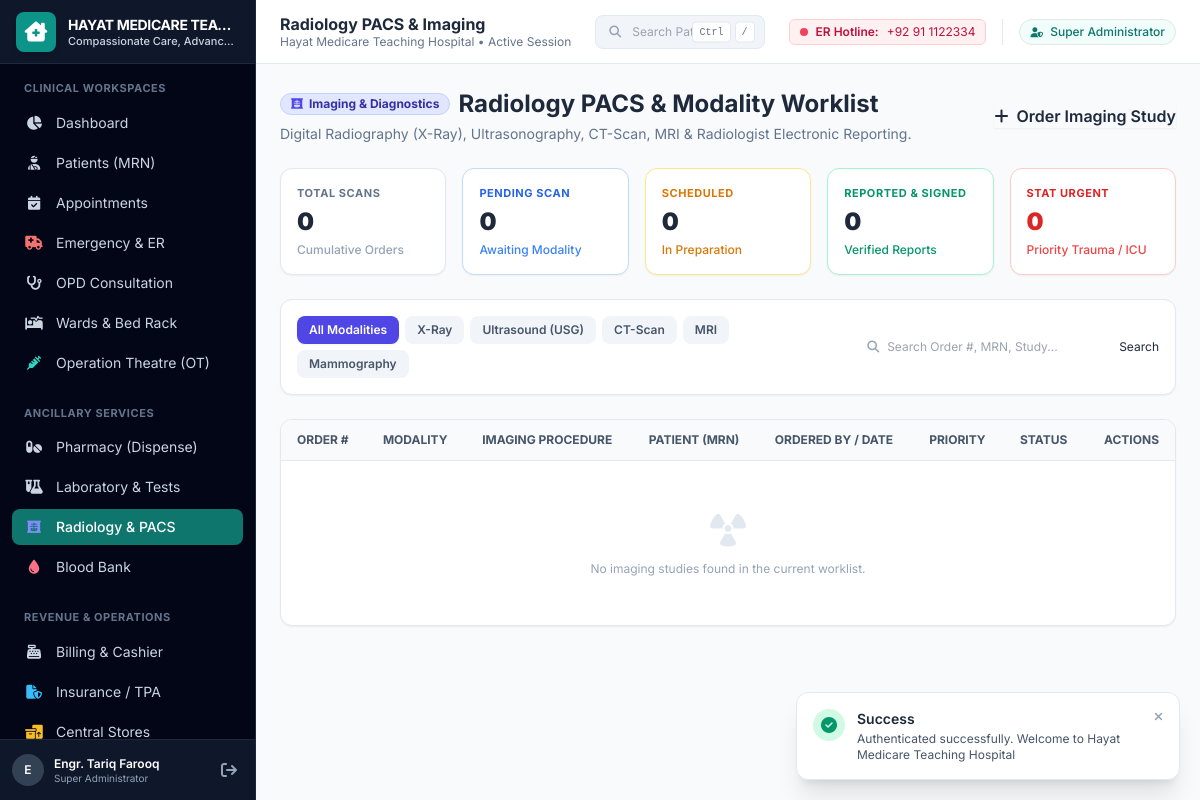
The app's page /index.php?page=radiology (signed in) with its own data.
### tables this page shows
CREATE TABLE `hospital_profiles` (
    `id` INT AUTO_INCREMENT PRIMARY KEY,
    `hospital_name` VARCHAR(150) NOT NULL,
    `tagline` VARCHAR(255) DEFAULT 'Excellence in Patient Care & Clinical Service',
    `license_number` VARCHAR(100) DEFAULT NULL,
    `tax_number` VARCHAR(100) DEFAULT NULL,
    `address` TEXT NOT NULL,
    `city` VARCHAR(100) NOT NULL,
    `country` VARCHAR(100) DEFAULT 'Pakistan',
    `phone` VARCHAR(50) NOT NULL,
    `email` VARCHAR(100) NOT NULL,
    `emergency_hotline` VARCHAR(50) NOT NULL,
    `currency_symbol` VARCHAR(10) DEFAULT 'PKR ',
    `default_tax_rate` DECIMAL(5,2) DEFAULT 0.00,
    `time_zone` VARCHAR(50) DEFAULT 'Asia/Karachi',
    `created_at` TIMESTAMP DEFAULT CURRENT_TIMESTAMP,
    `updated_at` TIMESTAMP DEFAULT CURRENT_TIMESTAMP ON UPDATE CURRENT_TIMESTAMP
);

### views/radiology/index.php (the view, shortened to what the rows shown need)
<main class="flex-1 overflow-y-auto bg-slate-50 p-6">
    <div class="max-w-7xl mx-auto space-y-6">
        <div class="flex flex-col md:flex-row md:items-center justify-between gap-4">
            <div>
                <div class="flex items-center gap-2">
                    <h1 class="text-2xl font-bold text-slate-800">Radiology PACS & Modality Worklist</h1>
                </div>
            </div>
        </div>
        <div class="bg-white rounded-xl border border-slate-200 shadow-sm overflow-hidden">
            <div class="overflow-x-auto">
                <table class="w-full text-left text-xs border-collapse">
                    <thead class="bg-slate-50 border-b border-slate-200 text-slate-600 uppercase font-semibold">
                        <tr>
                            <th class="py-3 px-4">Order #</th>
                            <th class="py-3 px-4">Modality</th>
                            <th class="py-3 px-4">Imaging Procedure</th>
                            <th class="py-3 px-4">Patient (MRN)</th>
                            <th class="py-3 px-4">Ordered By / Date</th>
                            <th class="py-3 px-4">Priority</th>
                            <th class="py-3 px-4">Status</th>
                            <th class="py-3 px-4 text-right">Actions</th>
                        </tr>
                    </thead>
                </table>
            </div>
        </div>
    </div>
</main>

### views/layouts/sidebar.php (shortened to what the rows shown need)
<?php
$hProfile = hospital_profile();
?>
<aside class="w-64 bg-navy-950 text-slate-300 flex flex-col flex-shrink-0 h-full border-r border-slate-800 no-print">
    <div class="h-16 flex items-center px-4 bg-navy-900 border-b border-slate-800 gap-3">
        <div class="leading-tight overflow-hidden">
            <h1 class="font-bold text-white text-sm truncate tracking-tight uppercase"><?= htmlspecialchars($hProfile['hospital_name']) ?></h1>
            <p class="text-[11px] text-medical-400 font-medium truncate"><?= htmlspecialchars($hProfile['tagline'] ?? 'Clinical Care') ?></p>
        </div>
    </div>
</aside>

### views/layouts/topbar.php (shortened to what the rows shown need)
<?php
$hProfile = hospital_profile();
?>
<header class="h-16 bg-white border-b border-slate-200 px-6 flex items-center justify-between flex-shrink-0 no-print">
    <div class="flex items-center gap-3">
        <div>
            <h2 class="font-bold text-slate-800 text-base leading-tight"><?= clean_input($pageTitle ?? 'Hospital Management') ?></h2>
            <p class="text-xs text-slate-500"><?= htmlspecialchars($hProfile['hospital_name']) ?> &bull; Active Session</p>
        </div>
    </div>
    <div class="flex items-center gap-4">
        <div class="hidden lg:flex items-center gap-2 px-2.5 py-1 bg-rose-50 border border-rose-200 rounded-md text-xs text-rose-700">
            <span class="w-2 h-2 rounded-full bg-rose-500 animate-pulse"></span>
            <span class="font-semibold">ER Hotline:</span> <?= htmlspecialchars($hProfile['emergency_hotline'] ?? '1122') ?>
        </div>
        <div class="flex items-center gap-2 border-l border-slate-200 pl-4">
            <span class="px-2.5 py-1 rounded-full text-xs font-medium bg-medical-50 text-medical-700 border border-medical-200">
            </span>
        </div>
    </div>
</header>

### records on screen
hospital_profiles: hospital_name "HAYAT MEDICARE TEA…", tagline "Compassionate Care, Advanc…", hospital_name "Hayat Medicare Teaching Hospital", emergency_hotline "+92 91 1122334"

### other values on screen
substr($currentUser['full_name'] ?? 'U', 0, 1) "E"
$currentUser['full_name'] "Engr. Tariq Farooq"
$currentUser['role_name'] "Super Administrator"
clean_input($pageTitle ?? 'Hospital Management') "Radiology PACS & Imaging"
$stats['total_orders'] "0"
$stats['pending_count'] "0"
$stats['scheduled_count'] "0"
$stats['reported_count'] "0"
$stats['stat_urgent_count'] "0"
$flash['type'] "Success"
$flash['message'] "Authenticated successfully. Welcome to Hayat Medicare Teaching Hospital"
